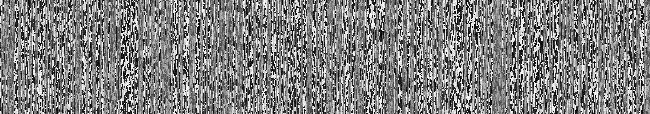
#> input picture 巅峰即刻/MedicalImage/flag_enc.bmp, 650 x 114 px
$ python test.py
#> lines starting #> are read from the running program, lines starting #| are printed output that depends on the picture
from PIL import Image
from icecream import *
from decimal import *
import numpy as np
import random


getcontext().prec = 20

def f1(x):
    assert(x>=0)
    assert(x<=1)
    r = 4
    return x*r*(1-x)

def f2(x):
    assert(x>=0)
    assert(x<=1)
    r = 4
    return x*r*(1-x)
def f3(x):
    r = 4
    return x*r*(1-x)
# get data1
im = Image.open('flag_enc.bmp')
#> im is the input picture: PIL image 650x114 P; min 1, max 255, mean 128.4
size = im.size
#> size = (650, 114)
pixels = im.load()
w,h = size[0],size[1]
#> w = 650; h = 114

pic=[[0 for _ in range(w)] for __ in range(h)]
for i in range(w):
    for j in range(h):
        pic[j][i]=pixels[i,j]
#> after the loop, pic = 114 items
r1 = Decimal('0.478706063089473894123')
r2 = Decimal('0.613494245341234672318')
r3 = Decimal('0.946365754637812381837')
w,h = size
for i in range(200):
    r1 = f1(r1)
    r2 = f2(r2)
    r3 = f3(r3)
const = 10**14


# 先对 R3 序列打表


p0 = 102
c0 = 202
# print(pic[0])
# input()
for x in range(w):
    for y in range(h):
        k = int(round(const*r3))%256
        k = bin(k)[2:].ljust(8,'0')
        k = int(k[p0%8:]+k[:p0%8],2)
        r3 = f3(r3)
        # print(k)
        # input()
        tmp=pic[y][x]
        p0 = ((tmp^c0^k)-k)%256

        c0=tmp
        pic[y][x]=p0
        # [6 lines of commented-out code are left out]
XX=[]
YY=[]
X=[]
Y=[]

i=0
for x in range(w):
    for y in range(h):
        i+=1


        x1 = int(round(const*r1))%w
        y1 = int(round(const*r2))%h
        XX.append(x1)
        YY.append(y1)

        r1 = f1(r1)
        r2 = f2(r2)

i-=1

for x in range(w-1,-1,-1):
    for y in range(h-1,-1,-1):
        x1 = XX[i]
        y1 = YY[i]
        # ic(x1,y1)
        # ic(x,y)
        # input()
        tmp = pic[y1][x1]
        pic[y1][x1] = pic[y][x]
        pic[y][x] = tmp
        i-=1
# print(i)
# print(pic[0])

im = Image.new('P', size,'white')
#> im: PIL image 650x114 P; every value is 255
flag = im.load()
# print(w,h)
# 650 114
for x in range(w):
    for y in range(h):
        flag[x,y] = pic[y][x]
im.save('output.bmp')
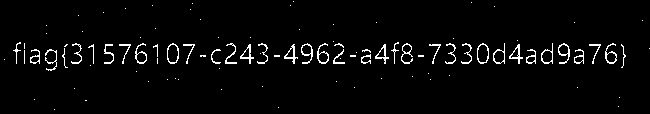
#> saved as output.bmp: PIL image 650x114 P; 3.2% white in thin lines or dots

$ run again, with 巅峰即刻/MedicalImage/enc.bmp copied over 巅峰即刻/MedicalImage/flag_enc.bmp
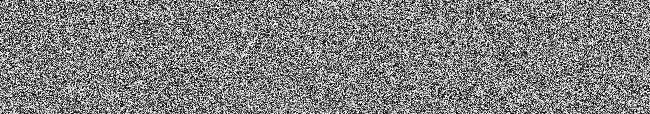
#> input picture 巅峰即刻/MedicalImage/enc.bmp, 650 x 114 px
#> im is the input picture: PIL image 650x114 P; min 1, max 255, mean 128.5
#> after the loop `for i in range(w):`: pic = 114 items
#> im: PIL image 650x114 P; every value is 255
#> `im.save('output.bmp')`:
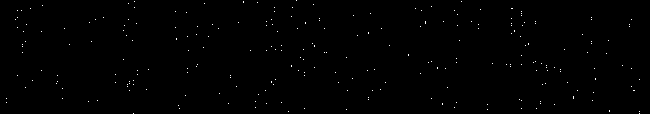
#> saved as output.bmp: PIL image 650x114 P; 0.36% white in thin lines or dots
